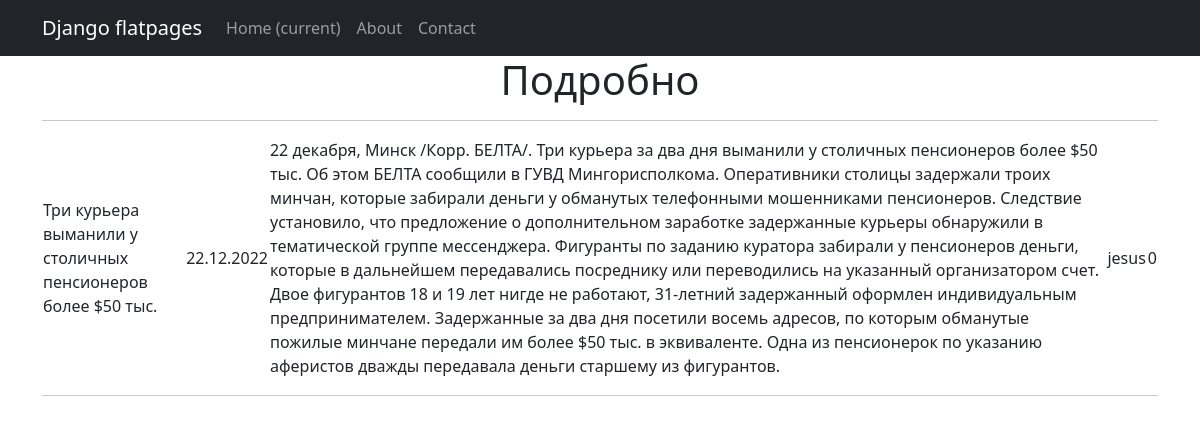
The page /posts/2 on the database its author committed.
### news/models.py (models this page shows, shortened)
class Posts(models.Model):
    author = models.ForeignKey(Author, on_delete = models.CASCADE)
    option = models.CharField(max_length = 2,
                              choices = OPTIONS,
                              default = news)
    dt_of_publication = models.DateTimeField(auto_now_add = True)
    title = models.CharField(max_length = 150)
    text = models.CharField(max_length = 10000)
    rate_post = models.IntegerField(default=0)
    category = models.ManyToManyField(Category, through = 'PostCategory')
    @property
    def post_rating(self):
        return self.rate_post

class Author(models.Model):
    name = models.CharField(max_length=50)
    user = models.OneToOneField(User, on_delete = models.CASCADE)
    rating = models.IntegerField(default = 0)
    def __str__(self):
        return f'{self.name}'

### news/views.py (the view)
# urls.py: path('<int:pk>', PostDetail.as_view(), name = 'post_detail'),
class PostDetail(DetailView):
    model = Posts
    template_name = 'post.html'
    context_object_name = 'post'

### news/templatetags/custom_filters.py (called while the page is built)
@register.filter()
def censor(value):
    for word in words_censor:
        value = value.replace(word[1:], '*' * len(word[1:]))
    return value

### templates/post.html (shortened to what this page needs)
{% extends 'flatpages/default.html' %}
{% load custom_filters %}
{% block content %}
<h1>Подробно</h1>
<hr>
        <table border = 0 width = 100% align = center>
           <tr align = left>
                <td>{{ post.title|censor }}</td>
                <td>{{ post.dt_of_publication|date:'d.m.Y' }}</td>
                <td>{{ post.text|censor }} </td>
                <td>{{ post.author }} </td>
                <td>{{ post.rate_post }} </td>
            </tr>
        </table>
<hr>
{% endblock content %}

### rows shown on the page
Posts: title|censor "Три курьера выманили у столичных пенсионеров более $50 тыс.", dt_of_publication "22.12.2022", text|censor "22 декабря, Минск /Корр. БЕЛТА/. Три курьера за два дня выманили у столичных пенсионеров более $50 тыс. Об этом БЕЛТА сообщили в ГУВД Мингорисполкома. Оперативники столицы задержали троих минчан, которые забирали деньги у обманутых телефонными мошенниками пенсионеров. Следствие установило, что предложение о дополнительном заработке задержанные курьеры обнаружили в тематической группе мессенджера. Фигуранты по заданию куратора забирали у пенсионеров деньги, которые в дальнейшем передавались посреднику или переводились на указанный организатором счет. Двое фигурантов 18 и 19 лет нигде не работают, 31-летний задержанный оформлен индивидуальным предпринимателем. Задержанные за два дня посетили…", author "jesus", rate_post "0"
